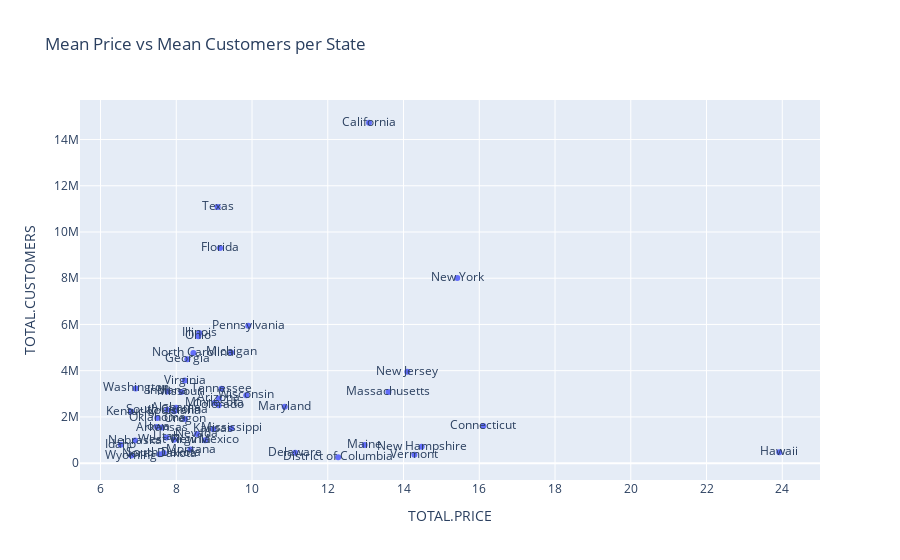

The code cell stored with this chart in its notebook:
### Markdown cell above
### Interesting Aggregates

### Code cell
grouped_df = outage_cleaned.groupby('U.S._STATE').agg({'TOTAL.PRICE': 'mean', 'TOTAL.CUSTOMERS': 'mean'}).reset_index()


df = grouped_df.copy()


fig = px.scatter(df, x='TOTAL.PRICE', y='TOTAL.CUSTOMERS', text='U.S._STATE', title='Mean Price vs Mean Customers per State')


fig.show()

### Figure 1 — Plotly figure (JSON) as saved in the notebook; plotly's stock layout.template omitted (floating-point values rounded to 4 significant figures)
{"data": [{"hovertemplate": "TOTAL.PRICE=%{x}<br>TOTAL.CUSTOMERS=%{y}<br>U.S._STATE=%{text}<extra></extra>", "legendgroup": "", "marker": {"color": "#636efa", "symbol": "circle"}, "mode": "markers+text", "name": "", "orientation": "v", "showlegend": false, "text": ["Alabama", "Alaska", "Arizona", "Arkansas", "California", "Colorado", "Connecticut", "Delaware", "District of Columbia", "Florida", "Georgia", "Hawaii", "Idaho", "Illinois", "Indiana", "Iowa", "Kansas", "Kentucky", "Louisiana", "Maine", "Maryland", "Massachusetts", "Michigan", "Minnesota", "Mississippi", "Missouri", "Montana", "Nebraska", "Nevada", "New Hampshire", "New Jersey", "New Mexico", "New York", "North Carolina", "North Dakota", "Ohio", "Oklahoma", "Oregon", "Pennsylvania", "South Carolina", "South Dakota", "Tennessee", "Texas", "Utah", "Vermont", "Virginia", "Washington", "West Virginia", "Wisconsin", "Wyoming"], "type": "scatter", "x": [7.994, null, 9.122, 7.621, 13.09, 9.122, 16.11, 11.14, 12.27, 9.156, 8.292, 23.92, 6.534, 8.607, 7.771, 7.493, 8.979, 6.807, 7.948, 12.97, 10.86, 13.6, 9.449, 9.01, 9.452, 8.137, 8.377, 6.913, 8.547, 14.48, 14.1, 8.762, 15.42, 8.451, 7.56, 8.583, 7.498, 8.232, 9.901, 7.759, 7.67, 9.196, 9.092, 7.74, 14.29, 8.224, 6.929, 7.942, 9.849, 6.815], "xaxis": "x", "y": [2401000.0, 273530, 2797000.0, 1537000.0, 14730000.0, 2501000.0, 1606000.0, 453600.0, 254700.0, 9306000.0, 4496000.0, 468200.0, 796900.0, 5630000.0, 3101000.0, 1562000.0, 1465000.0, 2232000.0, 2242000.0, 788600.0, 2438000.0, 3082000.0, 4791000.0, 2599000.0, 1502000.0, 3076000.0, 586400.0, 975500.0, 1256000.0, 708100.0, 3953000.0, 991800.0, 8013000.0, 4769000.0, 380200.0, 5493000.0, 1956000.0, 1910000.0, 5941000.0, 2314000.0, 436229, 3215000.0, 11080000.0, 1111000.0, 361019, 3574000.0, 3230000.0, 1016000.0, 2941000.0, 328000.0], "yaxis": "y"}], "layout": {"legend": {"tracegroupgap": 0}, "title": {"text": "Mean Price vs Mean Customers per State"}, "xaxis": {"anchor": "y", "domain": [0, 1], "title": {"text": "TOTAL.PRICE"}}, "yaxis": {"anchor": "x", "domain": [0, 1], "title": {"text": "TOTAL.CUSTOMERS"}}}}
